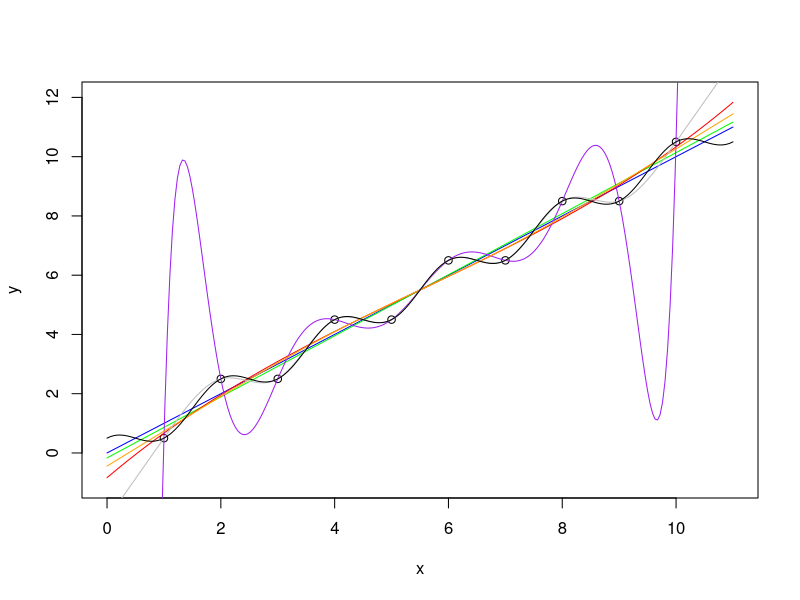

Generate this figure with R:
x <- 1:10
y <- x + c(-0.5,0.5)

plot(x,y, xlim=c(0,11), ylim=c(-1,12))

fit1 <- lm( y~offset(x) -1 )
fit2 <- lm( y~x )
fit3 <- lm( y~poly(x,3) )
fit4 <- lm( y~poly(x,9) )
library(splines)
fit5 <- lm( y~ns(x, 3) )
fit6 <- lm( y~ns(x, 9) )

fit7 <- lm( y ~ x + cos(x*pi) )

xx <- seq(0,11, length.out=250)
lines(xx, predict(fit1, data.frame(x=xx)), col='blue')
lines(xx, predict(fit2, data.frame(x=xx)), col='green')
lines(xx, predict(fit3, data.frame(x=xx)), col='red')
lines(xx, predict(fit4, data.frame(x=xx)), col='purple')
lines(xx, predict(fit5, data.frame(x=xx)), col='orange')
lines(xx, predict(fit6, data.frame(x=xx)), col='grey')
lines(xx, predict(fit7, data.frame(x=xx)), col='black')